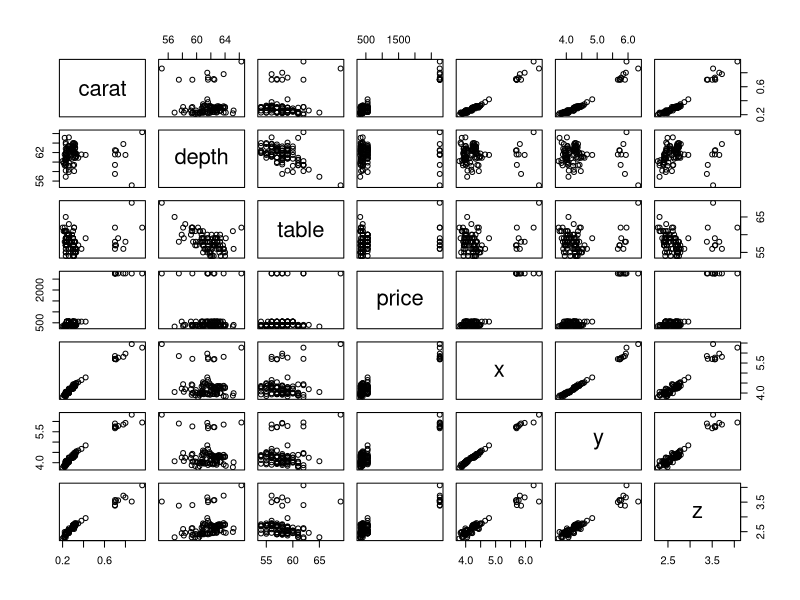
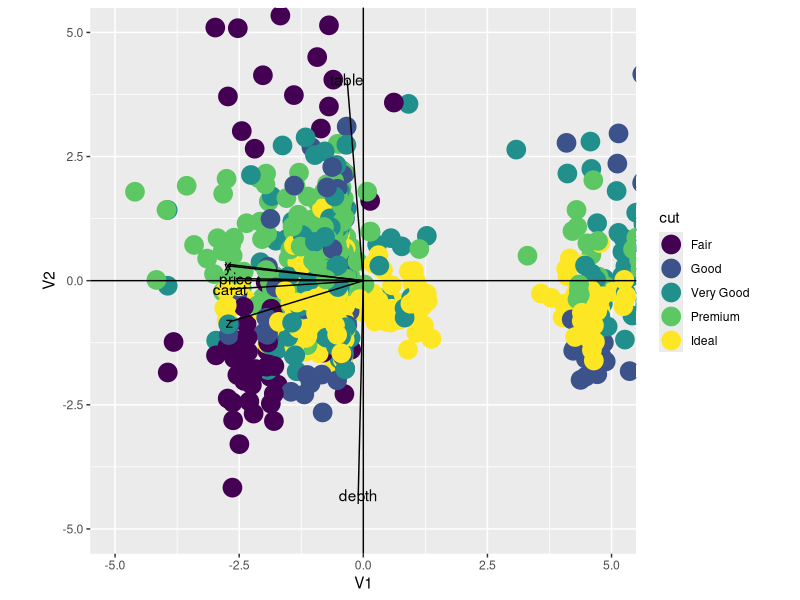

The R script that drew these images, in order:
## ---- chunk 1
library(ggplot2)
head(diamonds)
#let's make a big plot avoiding the three rows that aren't data
plot(diamonds[1:100,-c(2,3,4)])

Xraw = diamonds[1:1000,-c(2,3,4)]

## ---- chunk 2
#subtract the mean from each column. We can do this easily with scale()

#and use scale() to subtract that mean.
X = scale (Xraw, scale=TRUE)
#what does the scale=FALSE do?
X2= scale (Xraw, scale=FALSE)

head(X)
head(X2)

#let's calculate our covariance matrix:
coMat  = (t(X)%*%X)/ (nrow(X)-1)
head(coMat)
#compare that to a correlation matrix
head(cor(Xraw))
## ---- chunk 3
#Now that we have our covariance/correlation matrix, we can use svd to find the eigen values and vectors:
out = svd(coMat)
names(out)
## ---- chunk 4
print(out$d)#svd returns only, the diagonal.

#so our total covariance is just the sum of out$d
sum(out$d)

#and the fraction of variance in each is
out$d/sum(out$d)
## ---- chunk 5
PCs = (X %*% out$v) #this is our projection of our data on the eigen vectors. We call this the PC score. 
dim(PCs)
cov(PCs)#did it work? If so each PC score should be uncorrelated with all the others. 
## ---- chunk 6
df = cbind(as.data.frame(PCs),diamonds[1:nrow(X),]) #let's make a big data frame with the original data, and our PCs
df2 = cbind(as.data.frame(out$v),names(diamonds[,-c(2,3,4)])) #and a second with just the eigenvectors
names(df2)[8]="names"
arrowScale=6 #lets setup the length of our arrows as a variable
ggplot(df, aes(x = V1, y= V2))+#and make an awesome plot, we're going to compare PC1 and 2
  geom_point(aes(colour=cut),size=6)+ #first just plotting points and colouring them by the cut
  geom_hline(yintercept=0)+geom_vline(xintercept=0)+#then we'll plot some 0 lines for our reference
  coord_fixed(xlim=c(-5,5),ylim=c(-5,5))+#and set the scale
  geom_segment(data=df2,aes(x=0,y=0,xend = V1*arrowScale, yend = V2*arrowScale))+#Now we'll add lines that correspond to our eigen vectors
  geom_text(data=df2,aes(x = V1*arrowScale, y = V2*arrowScale,label=names) )#and label those lines

